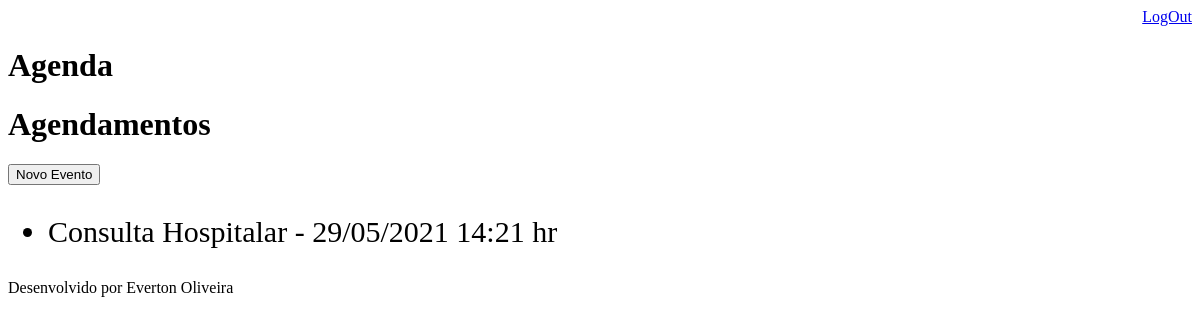
/agenda/ (signed in), run on an earlier commit of the app's database.
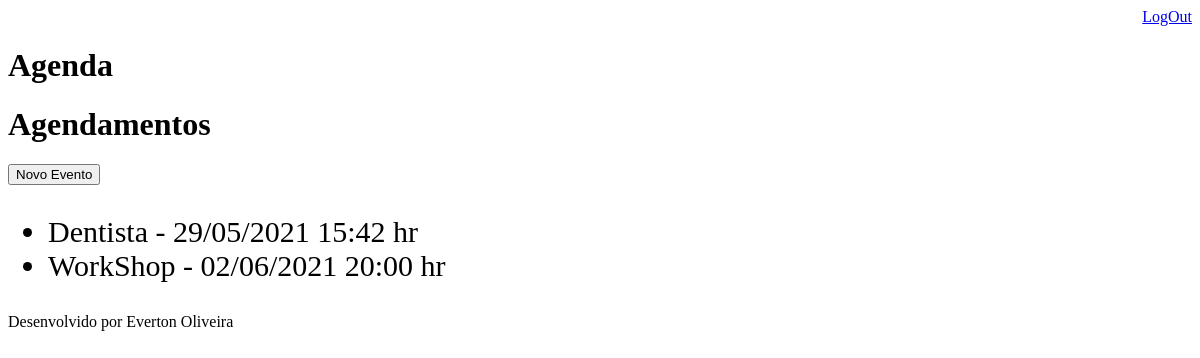
And on a later commit of the database.
### core/models.py (models this page shows, shortened)
class Evento(models.Model):
    titulo = models.CharField(max_length=100)
    descricao = models.TextField(blank=True, null=True)
    data_evento = models.DateTimeField(verbose_name='Data do Evento')
    local_evento = models.TextField(blank=True, null=True)
    data_descricao = models.DateTimeField(auto_now=True, verbose_name='Data da Criação')
    usuario = models.ForeignKey(User, on_delete=models.CASCADE)
    class Meta:
        db_table = 'evento'
    def get_data_evento(self):
        return self.data_evento.strftime('%d/%m/%Y %H:%M hr')

### core/views.py (the view)
# urls.py: path('agenda/', views.lista_eventos),
@login_required(login_url='/login/')
def lista_eventos(request):
    usuario = request.user
    data_atual = datetime.now() - timedelta(hours=1)
    evento = Evento.objects.filter(usuario=usuario,data_evento__gt=data_atual)
    dados = {'eventos':evento}
    return render(request, 'agenda.html', dados)

### templates/agenda.html
{% extends "model-page.html" %}
{% block content %}
    <h1>Agendamentos</h1>
    <a href="evento/">
    <button type="button">Novo Evento</button>
    </a>
    <ul style="font-size: 30px">
    {% for evento in eventos %}
    <li>{{ evento.titulo }} - {{ evento.get_data_evento }}</li>
    {% endfor %}
    </ul>
{% endblock %}

What changed in the data, as far as the page shows it:
no longer on this page (row edited): Evento: titulo "Consulta Hospitalar", get_data_evento "29/05/2021 14:21 hr"
added Evento: titulo "Dentista", get_data_evento "29/05/2021 15:42 hr"
added Evento: titulo "WorkShop", get_data_evento "02/06/2021 20:00 hr"
